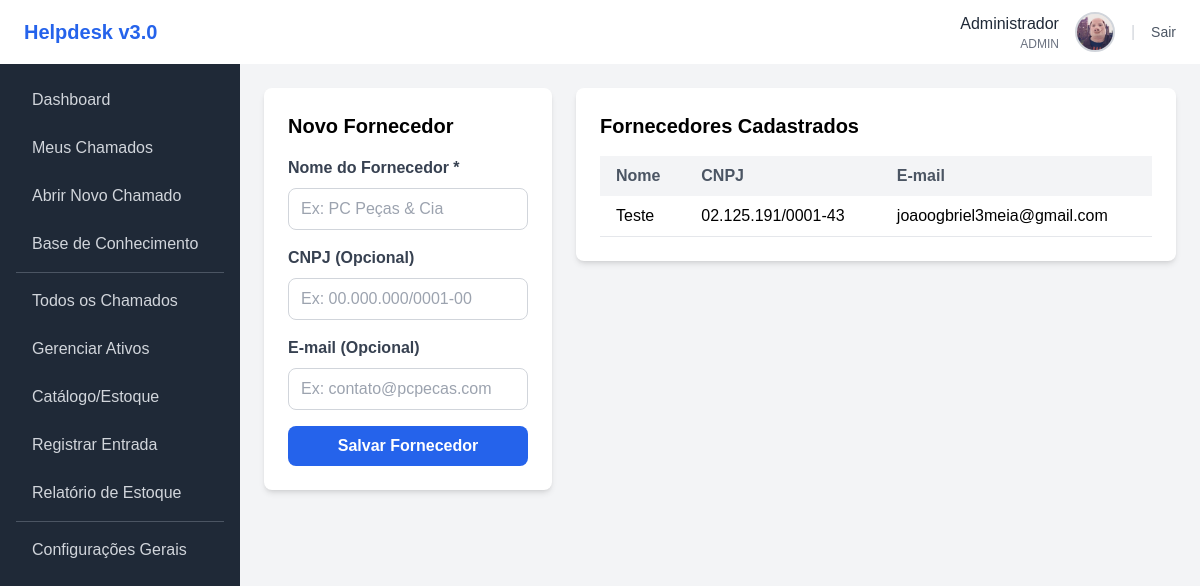
The app's page /admin/fornecedores/index.php (signed in) with its own data.
### tables this page shows
CREATE TABLE `fornecedores` (
  `id_fornecedor` int(11) NOT NULL,
  `nome` varchar(100) NOT NULL,
  `cnpj` varchar(18) DEFAULT NULL,
  `email` varchar(100) DEFAULT NULL
);

### admin/fornecedores/index.php (the view, shortened to what this page needs)
<?php
require_once '../../includes/header.php';
$lista_fornecedores = $pdo->query("SELECT * FROM fornecedores ORDER BY nome")->fetchAll();
?>
<div class="grid grid-cols-1 md:grid-cols-3 gap-6">
    <div class="md:col-span-1">
        <div class="bg-white shadow-md rounded-lg p-6">
            <h2 class="text-xl font-bold mb-4">Novo Fornecedor</h2>
            <form action="index.php" method="POST" class="space-y-4">
                <div>
                    <label for="nome" class="block text-gray-700 font-semibold mb-2">Nome do Fornecedor *</label>
                    <input type="text" id="nome" name="nome"
                           class="w-full px-3 py-2 border border-gray-300 rounded-lg"
                           placeholder="Ex: PC Peças & Cia" required>
                </div>
                <div>
                    <label for="cnpj" class="block text-gray-700 font-semibold mb-2">CNPJ (Opcional)</label>
                    <input type="text" id="cnpj" name="cnpj"
                           class="w-full px-3 py-2 border border-gray-300 rounded-lg"
                           placeholder="Ex: 00.000.000/0001-00">
                </div>
                <div>
                    <label for="email" class="block text-gray-700 font-semibold mb-2">E-mail (Opcional)</label>
                    <input type="email" id="email" name="email"
                           class="w-full px-3 py-2 border border-gray-300 rounded-lg"
                           placeholder="Ex: contato@pcpecas.com">
                </div>
                <button type="submit"
                        class="w-full bg-blue-600 text-white font-bold py-2 px-4 rounded-lg hover:bg-blue-700">
                    Salvar Fornecedor
                </button>
            </form>
        </div>
    </div>
    <div class="md:col-span-2">
        <div class="bg-white shadow-md rounded-lg p-6">
            <h2 class="text-xl font-bold mb-4">Fornecedores Cadastrados</h2>
            <div class="overflow-x-auto">
                <table class="min-w-full bg-white">
                    <thead class="bg-gray-100">
                        <tr>
                            <th class="py-2 px-4 text-left text-gray-600 font-semibold">Nome</th>
                            <th class="py-2 px-4 text-left text-gray-600 font-semibold">CNPJ</th>
                            <th class="py-2 px-4 text-left text-gray-600 font-semibold">E-mail</th>
                        </tr>
                    </thead>
                    <tbody>
                        <?php if (count($lista_fornecedores) > 0): ?>
                            <?php foreach ($lista_fornecedores as $fornecedor): ?>
                                <tr class="border-b">
                                    <td class="py-2 px-4 font-medium"><?= htmlspecialchars($fornecedor['nome']) ?></td>
                                    <td class="py-2 px-4"><?= htmlspecialchars($fornecedor['cnpj'] ?? 'N/A') ?></td>
                                    <td class="py-2 px-4"><?= htmlspecialchars($fornecedor['email'] ?? 'N/A') ?></td>
                                </tr>
                            <?php endforeach; ?>
                        <?php else: ?>
                            <tr>
                                <td colspan="3" class="py-4 text-center text-gray-500">Nenhum fornecedor cadastrado.</td>
                            </tr>
                        <?php endif; ?>
                    </tbody>
                </table>
            </div>
        </div>
    </div>
</div>
<?php
require_once '../../includes/footer.php';
?>

### includes/header.php (style rules this page uses)
body { font-family: Arial, sans-serif; }

### records on screen
fornecedores: nome "Teste", cnpj "02.125.191/0001-43", email "joaoogbriel3meia@gmail.com"

### other values on screen
$usuario_nome_logado "Administrador"
$usuario_role_logado "ADMIN"
